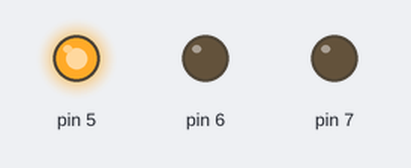
Bench run of a sketch on a simulated Arduino Uno, built with avr-gcc and run on an emulated ATmega328P. On the bench: output pins drawn as LEDs (lit = HIGH).

Above: at 0.15 s.
At 1.35 s:
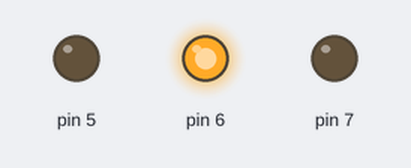
At 2.55 s:
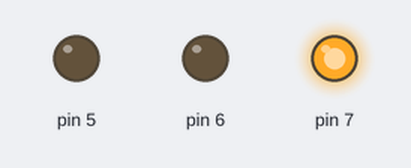
Timing chart, 0 to 3.0 s (numbered marks = the images above):
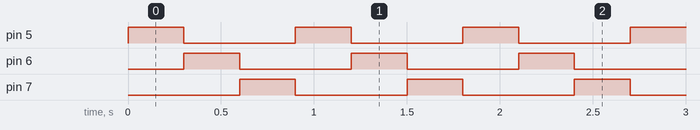

Measured:
- by itself, pin 5–7: alternates HIGH for 0.30 s and LOW for 0.60 s
- by itself, everything shown: repeats every 0.90 s, in 4 steps

The sketch:

test-code.ino
```cpp
void setup() { pinMode(5, OUTPUT); pinMode(6, OUTPUT); pinMode(7, OUTPUT); }
void loop() {
digitalWrite(5, HIGH); delay(300); digitalWrite(5, LOW);
digitalWrite(6, HIGH); delay(300); digitalWrite(6, LOW);
digitalWrite(7, HIGH); delay(300); digitalWrite(7, LOW);
}
```
